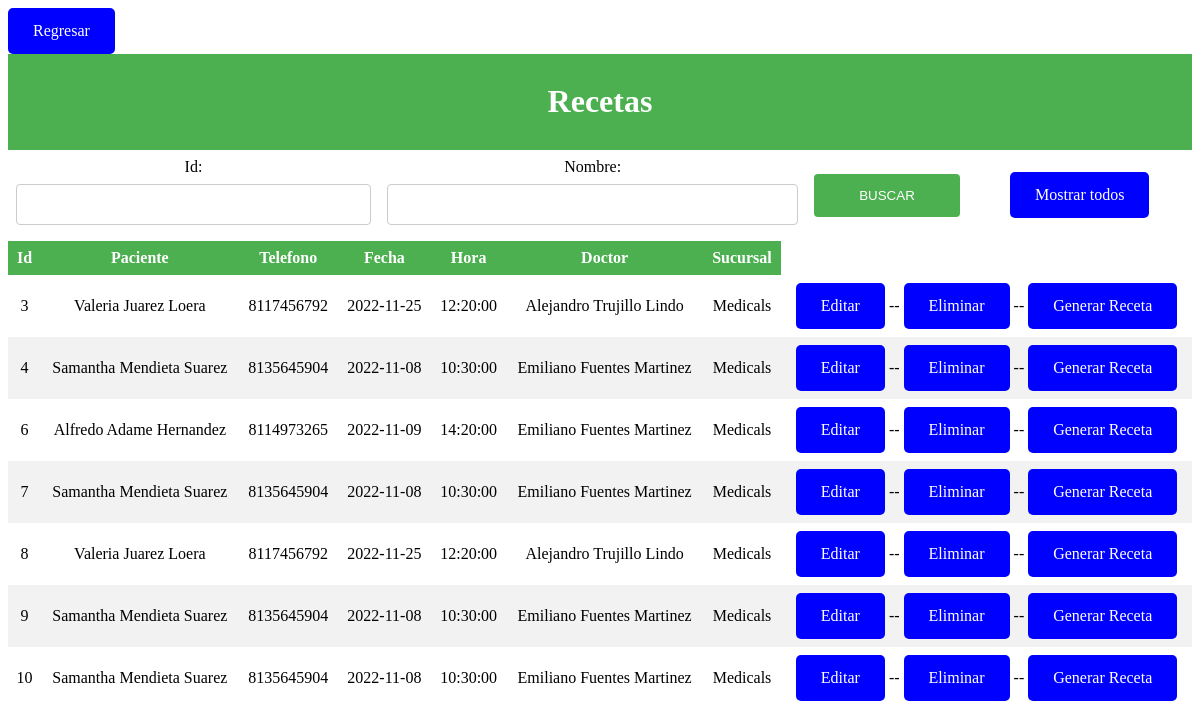
The page /index_recetas.php on the database its author committed.
### tables this page shows
CREATE TABLE `recetas` (
  `id_receta` int NOT NULL,
  `id_cita` int NOT NULL,
  `dosis_medicamento` text NOT NULL,
  `frecuencia_medicamento` text NOT NULL,
  `id_prueba` int DEFAULT NULL
);

### index_recetas.php (the view, shortened to what this page needs)
<?php
 include("conexion.php");
?>
<!DOCTYPE html>
<html lang="en">
<head>
    <link rel="stylesheet" href="estilos.css">
</head>
<body>
    <form action="<?=$_SERVER['PHP_SELF']?>" method="post">
    <table>
        <tr><a href="index.php">Regresar</a></tr>
        <tr>
            <th colspan="4"><h1>Recetas</h1></th>
        </tr>
        <tr>
            <td>
                <label for="">Id:</label>
                <input type="text" name = 'id_cita'>
            </td>
            <td>
                <label for="">Nombre:</label>
                <input type="text" name = 'nombre'>
            </td>
            <td>
                <input type="submit" name="enviar" value =  "BUSCAR">
            </td>
            <td>
                <a href="index_recetas.php">Mostrar todos</a>
            </td>
        </tr>
    </table>
    </form>
    <table>
    <thead>
      <tr>
            <th>Id</th>
            <th>Paciente</th>
            <th>Telefono</th>
            <th>Fecha</th>
            <th>Hora</th>
            <th>Doctor</th>
            <th>Sucursal</th>
        </tr>
      </thead>
      <tbody>
        <?php
        if(isset($_POST['enviar'])){
            $id_cita = $_POST['id_cita'];
            $nombre = $_POST['nombre'];
            if(empty($_POST['id_cita']) && empty($_POST['nombre'])){
                echo "<script languaje = 'Javascript'>
                alert('Ingresa el nombre o el apellido');
                location.assign('index_emp.php');
                </script>
                ";
            }else {
                if (empty($_POST['nombre'])) {
                    $sql="SELECT * FROM v_citas  where id_cita =" .$id_cita;
                }
                if (empty($_POST['id_cita'])) {
                    $sql="SELECT * FROM v_citas  where paciente like '%" .$nombre."%'";
                }
                if (!empty($_POST['id_cita']) && !empty($_POST['nombre'])) {
                    $sql="SELECT * FROM v_citas  where id_cita =" .$id_cita." and paciente like '%" .$nombre."%'";
            }
        }
            $resultado=mysqli_query($conexion,$sql);
            while($filas=mysqli_fetch_assoc($resultado)){
                ?>
                <tr>
            <td><?php echo $filas['id_cita'] ?></td>
            <td><?php echo $filas['paciente'] ?></td>
            <td><?php echo $filas['telefono'] ?></td>
            <td><?php echo $filas['doctor'] ?></td>
            <td><?php echo $filas['fecha_cita'] ?></td>
            <td><?php echo $filas['hora_cita'] ?></td>
            <td><?php echo $filas['estado_cita'] ?></td>
            <td>
            <?php echo "<a href='editar_cita.php?id_cita=".$filas['id_cita']."'>Editar</a>"; ?>
                --
                <?php echo "<a href='eliminar_cita.php?id_cita=".$filas['id_cita']."'>Eliminar</a>"; ?>
            </td>
        </tr>
    <?php
            }
        }else{
            $sql="select * from v_receta";
            $resultado=mysqli_query($conexion,$sql);
            while($filas=mysqli_fetch_assoc($resultado)){
        ?>
        <tr>
            <td><?php echo $filas['id_receta'] ?></td>
            <td><?php echo $filas['paciente'] ?></td>
            <td><?php echo $filas['telefono_paciente'] ?></td>
            <td><?php echo $filas['fecha_cita'] ?></td>
            <td><?php echo $filas['hora_cita'] ?></td>
            <td><?php echo $filas['Doctor'] ?></td>
            <td><?php echo $filas['nombre_suc']?></td>
            <td>
            <?php echo "<a href='editar_cita.php?id_cita=".$filas['id_cita']."'>Editar</a>"; ?>
                --
                <?php echo "<a href='eliminar_receta.php?id_receta=".$filas['id_receta']."'>Eliminar</a>"; ?>
                --
                <?php echo "<a href='agregar_receta.php?id_cita=".$filas['id_cita']."'>Generar Receta</a>"; ?>
            </td>
        </tr>
        <?php
            }
        }
        ?>
      </tbody>
    </table>
</body>
</html>

### estilos.css (style rules this page uses)
table { border-collapse: collapse; width: 100%; }
th,td { text-align: center; padding: 8px; }
tr:nth-child(even) { background-color: #f2f2f2 }
th { background-color: #4CAF50; color: white; }
a:link, a:visited { background-color: blue; color: white; padding: 14px 25px; text-align: center; text-decoration: none; display: inline-block; border-radius: 5px; }
h1,h2,h3,h4 { text-align: center; }
* { margin: o; padding: 0; box-sizing: border-box; }
input[type=text], input[type=tel], select { width: 100%; padding: 12px 20px; margin: 8px 0; display: inline-block; border: 1px solid #ccc; border-radius: 4px; box-sizing: border-box; }
input[type=submit] { width: 100%; background-color: #4CAF50; color: white; padding: 14px 20px; margin: 8px 0; border: none; border-radius: 4px; cursor: pointer; }

### rows shown on the page
recetas: id_receta "3", paciente "Valeria Juarez Loera", telefono_paciente "8117456792", fecha_cita "2022-11-25", hora_cita "12:20:00", Doctor "Alejandro Trujillo Lindo", nombre_suc "Medicals"
recetas: id_receta "4", paciente "Samantha Mendieta Suarez", telefono_paciente "8135645904", fecha_cita "2022-11-08", hora_cita "10:30:00", Doctor "Emiliano Fuentes Martinez", nombre_suc "Medicals"
recetas: id_receta "6", paciente "Alfredo Adame Hernandez", telefono_paciente "8114973265", fecha_cita "2022-11-09", hora_cita "14:20:00", Doctor "Emiliano Fuentes Martinez", nombre_suc "Medicals"
recetas: id_receta "7", paciente "Samantha Mendieta Suarez", telefono_paciente "8135645904", fecha_cita "2022-11-08", hora_cita "10:30:00", Doctor "Emiliano Fuentes Martinez", nombre_suc "Medicals"
recetas: id_receta "8", paciente "Valeria Juarez Loera", telefono_paciente "8117456792", fecha_cita "2022-11-25", hora_cita "12:20:00", Doctor "Alejandro Trujillo Lindo", nombre_suc "Medicals"
recetas: id_receta "9", paciente "Samantha Mendieta Suarez", telefono_paciente "8135645904", fecha_cita "2022-11-08", hora_cita "10:30:00", Doctor "Emiliano Fuentes Martinez", nombre_suc "Medicals"
recetas: id_receta "10", paciente "Samantha Mendieta Suarez", telefono_paciente "8135645904", fecha_cita "2022-11-08", hora_cita "10:30:00", Doctor "Emiliano Fuentes Martinez", nombre_suc "Medicals"
